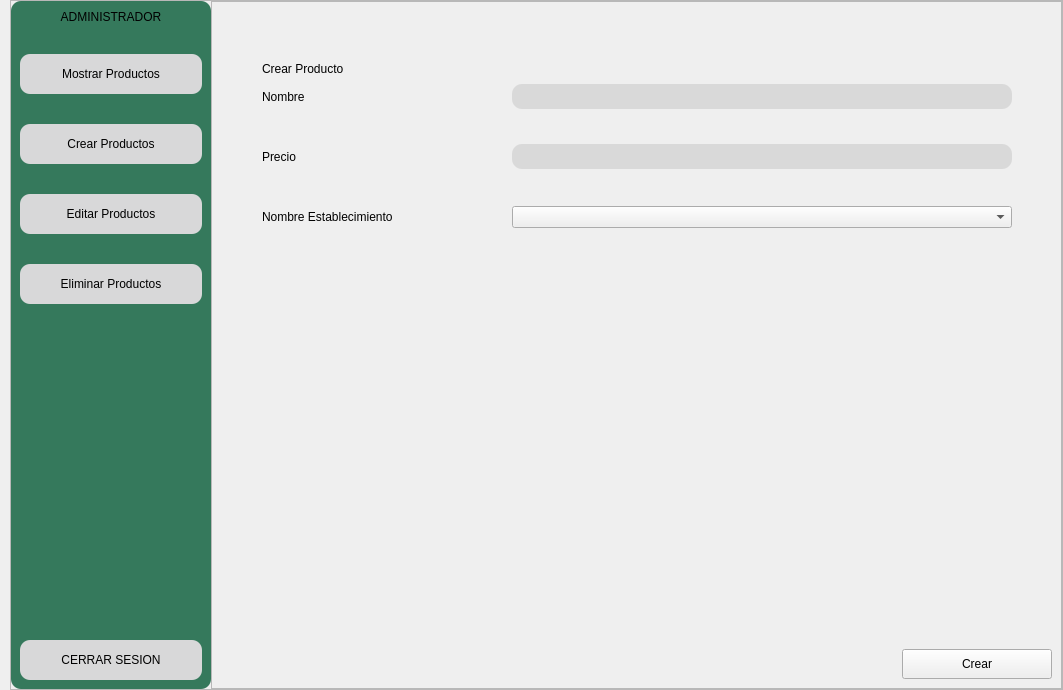
         <widget class="QWidget" name="pgCrearProductoAdmin">
          <layout class="QHBoxLayout" name="horizontalLayout_115">
           <property name="spacing">
            <number>0</number>
           </property>
           <property name="leftMargin">
            <number>10</number>
           </property>
           <property name="topMargin">
            <number>0</number>
           </property>
           <property name="rightMargin">
            <number>0</number>
           </property>
           <property name="bottomMargin">
            <number>0</number>
           </property>
           <item>
            <widget class="QFrame" name="frame_40">
             <property name="frameShape">
              <enum>QFrame::StyledPanel</enum>
             </property>
             <property name="frameShadow">
              <enum>QFrame::Raised</enum>
             </property>
             <layout class="QHBoxLayout" name="horizontalLayout_80">
              <property name="spacing">
               <number>0</number>
              </property>
              <property name="leftMargin">
               <number>0</number>
              </property>
              <property name="topMargin">
               <number>0</number>
              </property>
              <property name="rightMargin">
               <number>0</number>
              </property>
              <property name="bottomMargin">
               <number>0</number>
              </property>
              <item>
               <widget class="QFrame" name="frame_51">
                <property name="minimumSize">
                 <size>
                  <width>200</width>
                  <height>0</height>
                 </size>
                </property>
                <property name="maximumSize">
                 <size>
                  <width>200</width>
                  <height>16777215</height>
                 </size>
                </property>
                <property name="styleSheet">
                 <string notr="true">background-color: #35795c;
border-radius:10px;</string>
                </property>
                <property name="frameShape">
                 <enum>QFrame::StyledPanel</enum>
                </property>
                <property name="frameShadow">
                 <enum>QFrame::Raised</enum>
                </property>
                <layout class="QVBoxLayout" name="verticalLayout_58">
                 <property name="spacing">
                  <number>30</number>
                 </property>
                 <item>
                  <widget class="QLabel" name="label_96">
                   <property name="styleSheet">
                    <string notr="true">font: 87 11pt &quot;Arial Black&quot;;</string>
                   </property>
                   <property name="text">
                    <string>ADMINISTRADOR</string>
                   </property>
                   <property name="alignment">
                    <set>Qt::AlignCenter</set>
                   </property>
                  </widget>
                 </item>
                 <item>
                  <widget class="QPushButton" name="btnMostrarProductoAdmin1_2">
                   <property name="minimumSize">
                    <size>
                     <width>0</width>
                     <height>40</height>
                    </size>
                   </property>
                   <property name="styleSheet">
                    <string notr="true">QPushButton{
background-color: #d8d8d9;
font: 87 10pt &quot;Arial Black&quot;;
color: rgb(0, 0, 0);
border-radius:10px;

}

QPushButton:hover{
background-color: #c8c8c9;
color: rgb(0, 0, 0);
border-radius:10px;
}</string>
                   </property>
                   <property name="text">
                    <string>Mostrar Productos</string>
                   </property>
                  </widget>
                 </item>
                 <item>
                  <widget class="QPushButton" name="btnCrearProductoAdmin1_2">
                   <property name="minimumSize">
                    <size>
                     <width>0</width>
                     <height>40</height>
                    </size>
                   </property>
                   <property name="styleSheet">
                    <string notr="true">QPushButton{
background-color: #d8d8d9;
font: 87 10pt &quot;Arial Black&quot;;
color: rgb(0, 0, 0);
border-radius:10px;

}

QPushButton:hover{
background-color: #c8c8c9;
color: rgb(0, 0, 0);
border-radius:10px;
}</string>
                   </property>
                   <property name="text">
                    <string>Crear Productos</string>
                   </property>
                  </widget>
                 </item>
                 <item>
                  <widget class="QPushButton" name="btnEditarProductoAdmin1_2">
                   <property name="minimumSize">
                    <size>
                     <width>0</width>
                     <height>40</height>
                    </size>
                   </property>
                   <property name="styleSheet">
                    <string notr="true">QPushButton{
background-color: #d8d8d9;
font: 87 10pt &quot;Arial Black&quot;;
color: rgb(0, 0, 0);
border-radius:10px;

}

QPushButton:hover{
background-color: #c8c8c9;
color: rgb(0, 0, 0);
border-radius:10px;
}</string>
                   </property>
                   <property name="text">
                    <string>Editar Productos</string>
                   </property>
                  </widget>
                 </item>
                 <item>
                  <widget class="QPushButton" name="btnEliminarProductoAdmin1_2">
                   <property name="minimumSize">
                    <size>
                     <width>0</width>
                     <height>40</height>
                    </size>
                   </property>
                   <property name="styleSheet">
                    <string notr="true">QPushButton{
background-color: #d8d8d9;
font: 87 10pt &quot;Arial Black&quot;;
color: rgb(0, 0, 0);
border-radius:10px;

}

QPushButton:hover{
background-color: #c8c8c9;
color: rgb(0, 0, 0);
border-radius:10px;
}</string>
                   </property>
                   <property name="text">
                    <string>Eliminar Productos</string>
                   </property>
                  </widget>
                 </item>
                 <item>
                  <spacer name="verticalSpacer_72">
                   <property name="orientation">
                    <enum>Qt::Vertical</enum>
                   </property>
                   <property name="sizeHint" stdset="0">
                    <size>
                     <width>20</width>
                     <height>306</height>
                    </size>
                   </property>
                  </spacer>
                 </item>
                 <item>
                  <widget class="QPushButton" name="btnCerrarSesionAdmin1_10">
                   <property name="minimumSize">
                    <size>
                     <width>0</width>
                     <height>40</height>
                    </size>
                   </property>
                   <property name="styleSheet">
                    <string notr="true">QPushButton{
background-color: #d8d8d9;
font: 87 9pt &quot;Arial Black&quot;;
color: rgb(0, 0, 0);
border-radius:10px;

}

QPushButton:hover{
background-color: #c8c8c9;
color: rgb(0, 0, 0);
border-radius:10px;
}</string>
                   </property>
                   <property name="text">
                    <string>CERRAR SESION</string>
                   </property>
                   <property name="icon">
                    <iconset>
                     <normaloff>Imagenes/logo cerrar sesion.png</normaloff>Imagenes/logo cerrar sesion.png</iconset>
                   </property>
                  </widget>
                 </item>
                </layout>
               </widget>
              </item>
              <item>
               <widget class="QFrame" name="frame_52">
                <property name="styleSheet">
                 <string notr="true">QLineEdit{
background-color: #d9d9d9;
border-radius:10px;
color: rgb(0, 0, 0);
font: 87 11pt &quot;Arial Black&quot;;
}</string>
                </property>
                <property name="frameShape">
                 <enum>QFrame::StyledPanel</enum>
                </property>
                <property name="frameShadow">
                 <enum>QFrame::Raised</enum>
                </property>
                <layout class="QVBoxLayout" name="verticalLayout_61">
                 <property name="leftMargin">
                  <number>50</number>
                 </property>
                 <property name="topMargin">
                  <number>60</number>
                 </property>
                 <item>
                  <widget class="QLabel" name="label_97">
                   <property name="styleSheet">
                    <string notr="true">font: 87 18pt &quot;Arial Black&quot;;</string>
                   </property>
                   <property name="text">
                    <string>Crear Producto</string>
                   </property>
                  </widget>
                 </item>
                 <item>
                  <layout class="QVBoxLayout" name="verticalLayout_60">
                   <item>
                    <layout class="QHBoxLayout" name="horizontalLayout_108">
                     <item>
                      <layout class="QVBoxLayout" name="verticalLayout_59">
                       <property name="spacing">
                        <number>30</number>
                       </property>
                       <item>
                        <layout class="QHBoxLayout" name="horizontalLayout_106">
                         <item>
                          <widget class="QLabel" name="label_98">
                           <property name="minimumSize">
                            <size>
                             <width>220</width>
                             <height>30</height>
                            </size>
                           </property>
                           <property name="maximumSize">
                            <size>
                             <width>100</width>
                             <height>30</height>
                            </size>
                           </property>
                           <property name="styleSheet">
                            <string notr="true">font: 87 11pt &quot;Arial Black&quot;;</string>
                           </property>
                           <property name="text">
                            <string>Nombre</string>
                           </property>
                          </widget>
                         </item>
                         <item>
                          <widget class="QLineEdit" name="nombreCrearProductoAdmin">
                           <property name="minimumSize">
                            <size>
                             <width>500</width>
                             <height>25</height>
                            </size>
                           </property>
                           <property name="text">
                            <string/>
                           </property>
                          </widget>
                         </item>
                        </layout>
                       </item>
                       <item>
                        <layout class="QHBoxLayout" name="horizontalLayout_107">
                         <item>
                          <widget class="QLabel" name="label_99">
                           <property name="minimumSize">
                            <size>
                             <width>220</width>
                             <height>30</height>
                            </size>
                           </property>
                           <property name="maximumSize">
                            <size>
                             <width>100</width>
                             <height>30</height>
                            </size>
                           </property>
                           <property name="styleSheet">
                            <string notr="true">font: 87 11pt &quot;Arial Black&quot;;</string>
                           </property>
                           <property name="text">
                            <string>Precio</string>
                           </property>
                          </widget>
                         </item>
                         <item>
                          <widget class="QLineEdit" name="precioCrearProductoAdmin">
                           <property name="minimumSize">
                            <size>
                             <width>500</width>
                             <height>25</height>
                            </size>
                           </property>
                          </widget>
                         </item>
                        </layout>
                       </item>
                       <item>
                        <layout class="QHBoxLayout" name="horizontalLayout_105">
                         <item>
                          <widget class="QLabel" name="label_100">
                           <property name="minimumSize">
                            <size>
                             <width>220</width>
                             <height>30</height>
                            </size>
                           </property>
                           <property name="maximumSize">
                            <size>
                             <width>100</width>
                             <height>30</height>
                            </size>
                           </property>
                           <property name="styleSheet">
                            <string notr="true">font: 87 11pt &quot;Arial Black&quot;;</string>
                           </property>
                           <property name="text">
                            <string>Nombre Establecimiento</string>
                           </property>
                          </widget>
                         </item>
                         <item>
                          <widget class="QComboBox" name="nombreEstablecimientoCrearProductoAdmin">
                           <property name="styleSheet">
                            <string notr="true">font: 87 11pt &quot;Arial Black&quot;;</string>
                           </property>
                          </widget>
                         </item>
                        </layout>
                       </item>
                      </layout>
                     </item>
                     <item>
                      <spacer name="horizontalSpacer_46">
                       <property name="orientation">
                        <enum>Qt::Horizontal</enum>
                       </property>
                       <property name="sizeHint" stdset="0">
                        <size>
                         <width>40</width>
                         <height>20</height>
                        </size>
                       </property>
                      </spacer>
                     </item>
                    </layout>
                   </item>
                   <item>
                    <spacer name="verticalSpacer_81">
                     <property name="orientation">
                      <enum>Qt::Vertical</enum>
                     </property>
                     <property name="sizeHint" stdset="0">
                      <size>
                       <width>20</width>
                       <height>40</height>
                      </size>
                     </property>
                    </spacer>
                   </item>
                  </layout>
                 </item>
                 <item>
                  <layout class="QHBoxLayout" name="horizontalLayout_114">
                   <item>
                    <widget class="QLabel" name="labelInfoCrearProductoAdmin">
                     <property name="minimumSize">
                      <size>
                       <width>300</width>
                       <height>30</height>
                      </size>
                     </property>
                     <property name="maximumSize">
                      <size>
                       <width>200</width>
                       <height>30</height>
                      </size>
                     </property>
                     <property name="styleSheet">
                      <string notr="true">font: 87 10pt &quot;Arial Black&quot;;</string>
                     </property>
                     <property name="text">
                      <string/>
                     </property>
                    </widget>
                   </item>
                   <item>
                    <spacer name="horizontalSpacer_47">
                     <property name="orientation">
                      <enum>Qt::Horizontal</enum>
                     </property>
                     <property name="sizeHint" stdset="0">
                      <size>
                       <width>40</width>
                       <height>20</height>
                      </size>
                     </property>
                    </spacer>
                   </item>
                   <item>
                    <widget class="QPushButton" name="btnCrearProductoAdmin">
                     <property name="minimumSize">
                      <size>
                       <width>150</width>
                       <height>30</height>
                      </size>
                     </property>
                     <property name="maximumSize">
                      <size>
                       <width>150</width>
                       <height>30</height>
                      </size>
                     </property>
                     <property name="styleSheet">
                      <string notr="true">font: 87 13pt &quot;Arial Black&quot;;
color: rgb(0, 0, 0);</string>
                     </property>
                     <property name="text">
                      <string>Crear</string>
                     </property>
                    </widget>
                   </item>
                  </layout>
                 </item>
                </layout>
               </widget>
              </item>
             </layout>
            </widget>
           </item>
          </layout>
         </widget>
